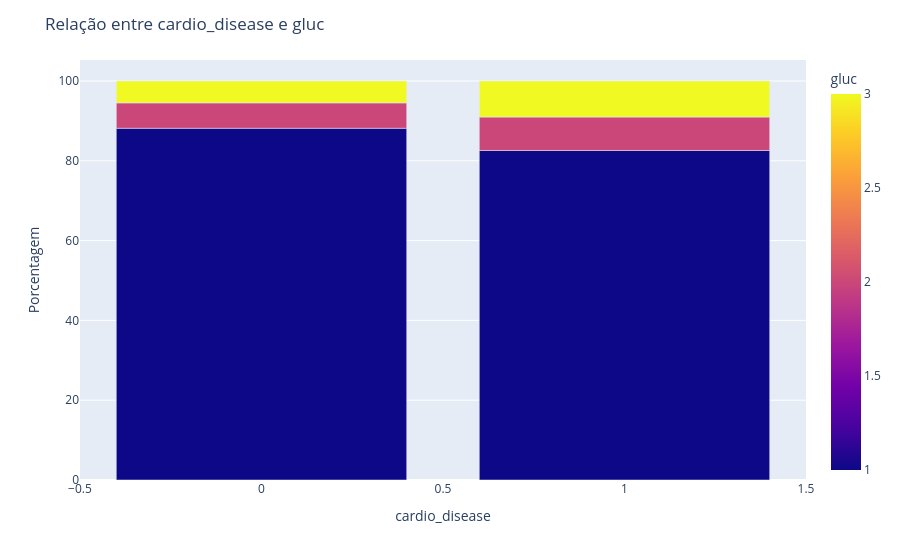

This figure's notebook cell:
### Markdown cell above
Pacientes com nível de 'cholesterol' 2 ou 3, estão mais a futuramente desenvolverem doenças cardiovascilares. Visualiza-se que 33% dos pacientes que possuem doenças cardiovasculares, estão com nível 2 ou 3 de colesterol.

### Code cell
base_grouped = base.groupby(['cardio_disease', 'gluc']).size().reset_index(name='count')
total_por_churn = base_grouped.groupby('cardio_disease')['count'].transform('sum')
base_grouped['percent'] = (base_grouped['count'] / total_por_churn) * 100

# Cria gráfico de barras empilhadas
fig = px.bar(base_grouped, x='cardio_disease', y='percent', color='gluc', barmode='stack',
            labels={'cardio_disease': 'cardio_disease', 'percent': 'Porcentagem', 'gluc': 'gluc'})

fig.update_layout(title='Relação entre cardio_disease e gluc',
                yaxis_title='Porcentagem',
                legend_title='gluc')
fig.show()

### Figure 1 — Plotly figure (JSON) as saved in the notebook; plotly's stock layout.template omitted (floating-point values rounded to 4 significant figures)
{"data": [{"hovertemplate": "cardio_disease=%{x}<br>Porcentagem=%{y}<br>gluc=%{marker.color}<extra></extra>", "legendgroup": "", "marker": {"color": [1, 2, 3, 1, 2, 3], "coloraxis": "coloraxis", "pattern": {"shape": ""}}, "name": "", "orientation": "v", "showlegend": false, "textposition": "auto", "type": "bar", "x": [0, 0, 0, 1, 1, 1], "xaxis": "x", "y": [88.15, 6.369, 5.482, 82.6, 8.37, 9.034], "yaxis": "y"}], "layout": {"barmode": "stack", "coloraxis": {"colorbar": {"title": {"text": "gluc"}}, "colorscale": [[0, "#0d0887"], [0.1111, "#46039f"], [0.2222, "#7201a8"], [0.3333, "#9c179e"], [0.4444, "#bd3786"], [0.5556, "#d8576b"], [0.6667, "#ed7953"], [0.7778, "#fb9f3a"], [0.8889, "#fdca26"], [1, "#f0f921"]]}, "legend": {"title": {"text": "gluc"}, "tracegroupgap": 0}, "margin": {"t": 60}, "title": {"text": "Relação entre cardio_disease e gluc"}, "xaxis": {"anchor": "y", "domain": [0, 1], "title": {"text": "cardio_disease"}}, "yaxis": {"anchor": "x", "domain": [0, 1], "title": {"text": "Porcentagem"}}}}
